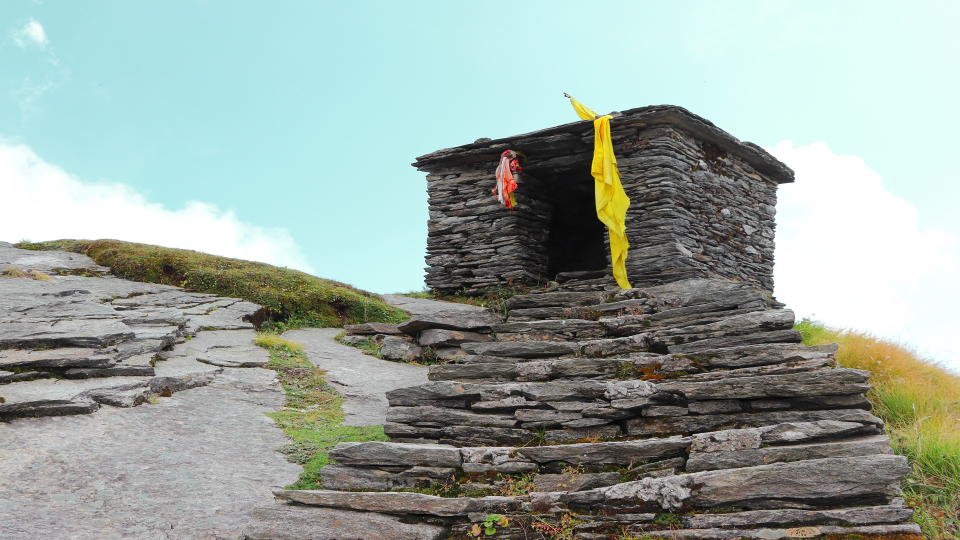
//> input picture HLS_Use_Model/Standalone_HLS_AXI_Example/testcase55.jpg, 1920 x 1080 px (shown at 1/2 size)
$ ./xf_findcontours_tb ../../../../HLS_Use_Model/Standalone_HLS_AXI_Example/testcase55.jpg   (built with g++ and OpenCV 4)
//> lines starting //> are read from the running program, lines starting //| are printed output that depends on the picture; after the words box and inside, x2 and y2 are one past the last pixel; in counts of white or black regions, pixels touching at a corner belong together
### vision/L2/examples/findcontours/xf_findcontours_tb_config.h
// [16 lines of licence text are left out]

#include "xf_config_params.h"

### vision/L2/examples/findcontours/xf_findcontours_tb.cpp
// [16 lines of licence text are left out]

#include "common/xf_headers.hpp"
#include "xcl2.hpp"
#include "xf_findcontours_tb_config.h"
#include <time.h>

int main(int argc, char** argv) {
    if (argc < 2) {
        fprintf(stderr, "Usage: %s <INPUT IMAGE PATH 1> <THRESHOLD>\n", argv[0]);
        return EXIT_FAILURE;
    }

    cv::Mat in_gray, out_img, out_img_ocv, out_hls;

    // Reading in the image:
    in_gray = cv::imread(argv[1], 0);
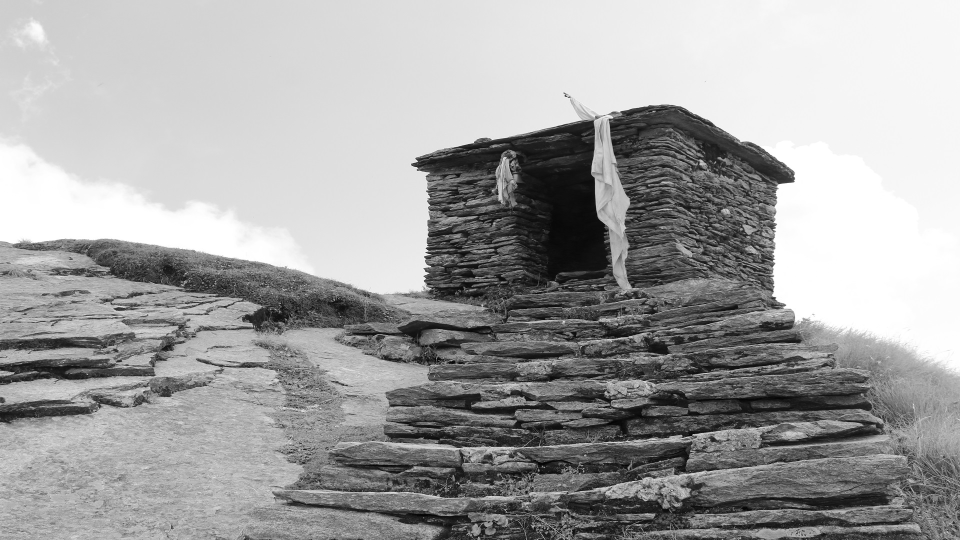
//> in_gray: 1080 rows x 1920 cols, CV_8UC1 (shown at 1/2 size); min 0, max 255, mean 162.1

    if (!in_gray.data) {
        fprintf(stderr, "ERROR: Cannot open image %s\n ", argv[1]);
        return EXIT_FAILURE;
    }

    std::vector<cv::KeyPoint> keypoints;

    // Opencv reference function
    // Threshold for fast:
    unsigned char threshold = 100;
    if (argc >= 3) threshold = atoi(argv[2]);
    cv::Mat refThreshold255, refThreshold1;
    cv::threshold(in_gray, refThreshold255, threshold, 255, cv::THRESH_BINARY);
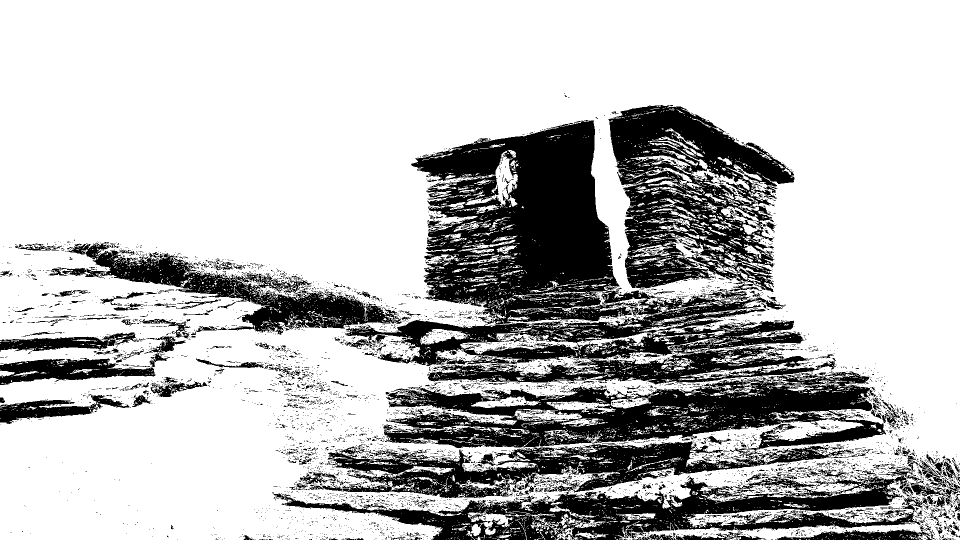
//> refThreshold255: 1080 rows x 1920 cols, CV_8UC1 (shown at 1/2 size); 74.6% white; 6298 black regions (5906 under 20 px), largest, box (x1, y1, x2, y2) and area: (822, 240, 1276, 649) 106212, (1217, 210, 1589, 584) 69919, (768, 743, 1752, 896) 69891
    // cv::threshold(refThreshold255, refThreshold1, 0, 1, cv::THRESH_BINARY);

    // Output allocation from HLS implementation:
//> (the run ends here: the program needs code that is not available in this run, at `ap_uint<32>* points = (ap_uint<32>*)malloc(MAX_TOTAL_POINTS * sizeof(i..`)
